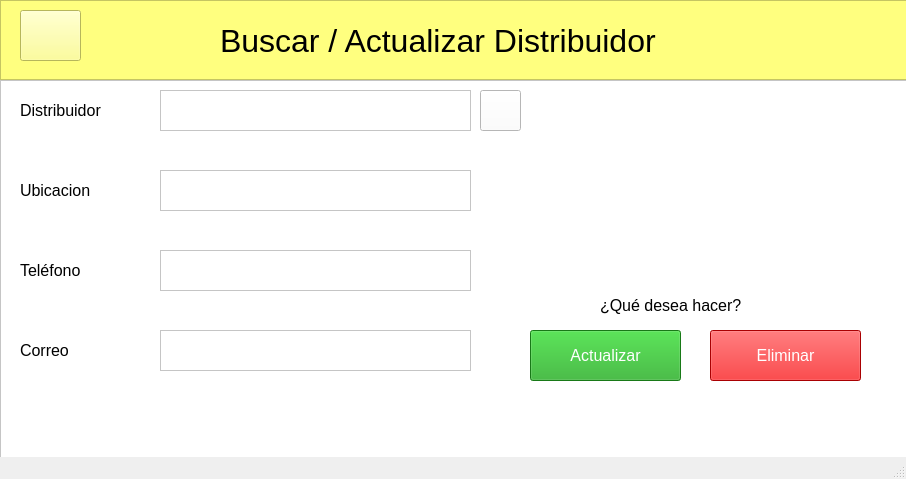
<?xml version="1.0" encoding="UTF-8"?>
<ui version="4.0">
 <class>MainWindow</class>
 <widget class="QMainWindow" name="MainWindow">
  <property name="geometry">
   <rect>
    <x>0</x>
    <y>0</y>
    <width>906</width>
    <height>479</height>
   </rect>
  </property>
  <property name="windowTitle">
   <string>MainWindow</string>
  </property>
  <widget class="QWidget" name="centralwidget">
   <widget class="QFrame" name="headerFrame">
    <property name="geometry">
     <rect>
      <x>0</x>
      <y>0</y>
      <width>911</width>
      <height>80</height>
     </rect>
    </property>
    <property name="acceptDrops">
     <bool>false</bool>
    </property>
    <property name="autoFillBackground">
     <bool>false</bool>
    </property>
    <property name="styleSheet">
     <string notr="true">background-color: rgb(255, 255, 127);</string>
    </property>
    <property name="frameShape">
     <enum>QFrame::StyledPanel</enum>
    </property>
    <property name="frameShadow">
     <enum>QFrame::Raised</enum>
    </property>
    <widget class="QLabel" name="label">
     <property name="geometry">
      <rect>
       <x>220</x>
       <y>10</y>
       <width>571</width>
       <height>61</height>
      </rect>
     </property>
     <property name="font">
      <font>
       <pointsize>24</pointsize>
      </font>
     </property>
     <property name="text">
      <string>Buscar / Actualizar Distribuidor</string>
     </property>
    </widget>
    <widget class="QPushButton" name="regresarBtn">
     <property name="geometry">
      <rect>
       <x>20</x>
       <y>10</y>
       <width>61</width>
       <height>51</height>
      </rect>
     </property>
     <property name="cursor">
      <cursorShape>PointingHandCursor</cursorShape>
     </property>
     <property name="styleSheet">
      <string notr="true">border-image: url(:/iconos/iconoRegresar.png);</string>
     </property>
     <property name="text">
      <string/>
     </property>
    </widget>
   </widget>
   <widget class="QFrame" name="frame_2">
    <property name="geometry">
     <rect>
      <x>0</x>
      <y>80</y>
      <width>911</width>
      <height>561</height>
     </rect>
    </property>
    <property name="styleSheet">
     <string notr="true">background-color: rgb(255, 255, 255);</string>
    </property>
    <property name="frameShape">
     <enum>QFrame::StyledPanel</enum>
    </property>
    <property name="frameShadow">
     <enum>QFrame::Raised</enum>
    </property>
    <widget class="QLabel" name="label_10">
     <property name="geometry">
      <rect>
       <x>20</x>
       <y>10</y>
       <width>131</width>
       <height>41</height>
      </rect>
     </property>
     <property name="font">
      <font>
       <pointsize>12</pointsize>
      </font>
     </property>
     <property name="text">
      <string>Distribuidor</string>
     </property>
    </widget>
    <widget class="QTextEdit" name="distribuidorTxt">
     <property name="geometry">
      <rect>
       <x>160</x>
       <y>10</y>
       <width>311</width>
       <height>41</height>
      </rect>
     </property>
     <property name="font">
      <font>
       <pointsize>12</pointsize>
      </font>
     </property>
     <property name="cursor" stdset="0">
      <cursorShape>IBeamCursor</cursorShape>
     </property>
    </widget>
    <widget class="QLabel" name="label_11">
     <property name="geometry">
      <rect>
       <x>20</x>
       <y>90</y>
       <width>121</width>
       <height>41</height>
      </rect>
     </property>
     <property name="font">
      <font>
       <pointsize>12</pointsize>
      </font>
     </property>
     <property name="text">
      <string>Ubicacion</string>
     </property>
    </widget>
    <widget class="QTextEdit" name="ubicacionTxt">
     <property name="geometry">
      <rect>
       <x>160</x>
       <y>90</y>
       <width>311</width>
       <height>41</height>
      </rect>
     </property>
     <property name="font">
      <font>
       <pointsize>12</pointsize>
      </font>
     </property>
     <property name="cursor" stdset="0">
      <cursorShape>IBeamCursor</cursorShape>
     </property>
    </widget>
    <widget class="QLabel" name="label_12">
     <property name="geometry">
      <rect>
       <x>20</x>
       <y>170</y>
       <width>121</width>
       <height>41</height>
      </rect>
     </property>
     <property name="font">
      <font>
       <pointsize>12</pointsize>
      </font>
     </property>
     <property name="text">
      <string>Teléfono </string>
     </property>
    </widget>
    <widget class="QTextEdit" name="telefonoTxt">
     <property name="geometry">
      <rect>
       <x>160</x>
       <y>170</y>
       <width>311</width>
       <height>41</height>
      </rect>
     </property>
     <property name="font">
      <font>
       <pointsize>12</pointsize>
      </font>
     </property>
     <property name="cursor" stdset="0">
      <cursorShape>IBeamCursor</cursorShape>
     </property>
    </widget>
    <widget class="QLabel" name="label_13">
     <property name="geometry">
      <rect>
       <x>20</x>
       <y>250</y>
       <width>141</width>
       <height>41</height>
      </rect>
     </property>
     <property name="font">
      <font>
       <pointsize>12</pointsize>
      </font>
     </property>
     <property name="text">
      <string>Correo</string>
     </property>
    </widget>
    <widget class="QTextEdit" name="correoTxt">
     <property name="geometry">
      <rect>
       <x>160</x>
       <y>250</y>
       <width>311</width>
       <height>41</height>
      </rect>
     </property>
     <property name="font">
      <font>
       <pointsize>12</pointsize>
      </font>
     </property>
     <property name="cursor" stdset="0">
      <cursorShape>IBeamCursor</cursorShape>
     </property>
    </widget>
    <widget class="QPushButton" name="buscarBtn">
     <property name="geometry">
      <rect>
       <x>480</x>
       <y>10</y>
       <width>41</width>
       <height>41</height>
      </rect>
     </property>
     <property name="cursor">
      <cursorShape>PointingHandCursor</cursorShape>
     </property>
     <property name="styleSheet">
      <string notr="true">border-image: url(:/iconos/iconoBuscar.png);</string>
     </property>
     <property name="text">
      <string/>
     </property>
    </widget>
    <widget class="QPushButton" name="actualizarBtn">
     <property name="geometry">
      <rect>
       <x>530</x>
       <y>250</y>
       <width>151</width>
       <height>51</height>
      </rect>
     </property>
     <property name="font">
      <font>
       <pointsize>12</pointsize>
      </font>
     </property>
     <property name="cursor">
      <cursorShape>PointingHandCursor</cursorShape>
     </property>
     <property name="styleSheet">
      <string notr="true">color: rgb(255, 255, 255);
background-color: rgb(34, 170, 32);</string>
     </property>
     <property name="text">
      <string>Actualizar</string>
     </property>
    </widget>
    <widget class="QLabel" name="label_16">
     <property name="geometry">
      <rect>
       <x>600</x>
       <y>210</y>
       <width>171</width>
       <height>31</height>
      </rect>
     </property>
     <property name="font">
      <font>
       <pointsize>12</pointsize>
      </font>
     </property>
     <property name="text">
      <string>¿Qué desea hacer?</string>
     </property>
    </widget>
    <widget class="QLabel" name="label_2">
     <property name="geometry">
      <rect>
       <x>600</x>
       <y>20</y>
       <width>181</width>
       <height>181</height>
      </rect>
     </property>
     <property name="styleSheet">
      <string notr="true">border-image: url(:/iconos/distribuidr.png);</string>
     </property>
     <property name="text">
      <string/>
     </property>
    </widget>
    <widget class="QPushButton" name="eliminarBtn">
     <property name="geometry">
      <rect>
       <x>710</x>
       <y>250</y>
       <width>151</width>
       <height>51</height>
      </rect>
     </property>
     <property name="font">
      <font>
       <pointsize>12</pointsize>
      </font>
     </property>
     <property name="cursor">
      <cursorShape>PointingHandCursor</cursorShape>
     </property>
     <property name="styleSheet">
      <string notr="true">color: rgb(255, 255, 255);
background-color: rgb(236, 0, 3);</string>
     </property>
     <property name="text">
      <string>Eliminar</string>
     </property>
    </widget>
   </widget>
  </widget>
  <widget class="QStatusBar" name="statusbar"/>
 </widget>
 <resources>
  <include location="iconosBuscarDistribuidor.qrc"/>
 </resources>
 <connections/>
</ui>
